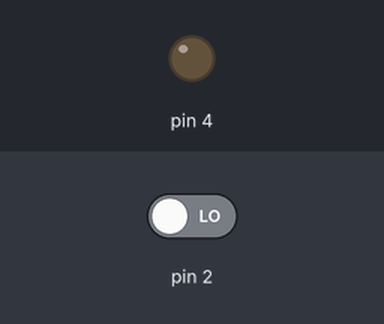
The sketch below on a simulated Arduino Uno, built with avr-gcc and run on an emulated ATmega328P. On the bench: output pins drawn as LEDs (lit = HIGH). The inputs (shaded band) are chosen by the test bench; at power-on: pin 2 LOW.

Above: at 1.2 s.
1.3 s: pin 2 driven HIGH
At 2.1 s:
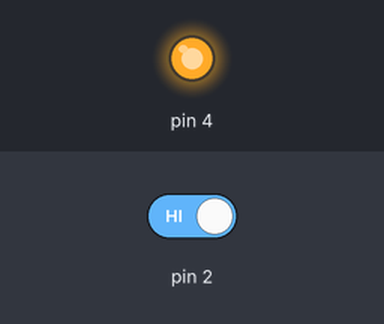
2.8 s: pin 2 driven LOW
At 3.2 s:
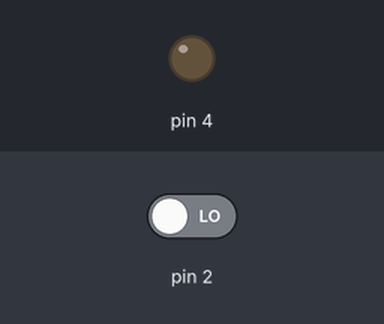
Timing chart, 0 to 5.8 s (numbered marks = the images above; inputs shaded):
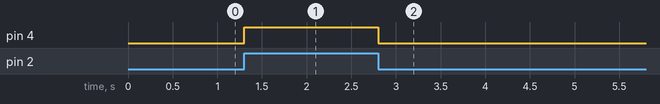

Measured:
- after the input at 1.3 s, pin 4: LOW → HIGH at once
- after the input at 2.8 s, pin 4: HIGH → LOW at once

The sketch:

ExternalLEDwithSwitchTrigger.ino
```cpp
void setup() {
  pinMode(4, OUTPUT);
  pinMode(2, INPUT);
}

void loop() {
  if(digitalRead(2) == 1){
    digitalWrite(4, HIGH);
  } else {
    digitalWrite(4, LOW);
  }
}
```
